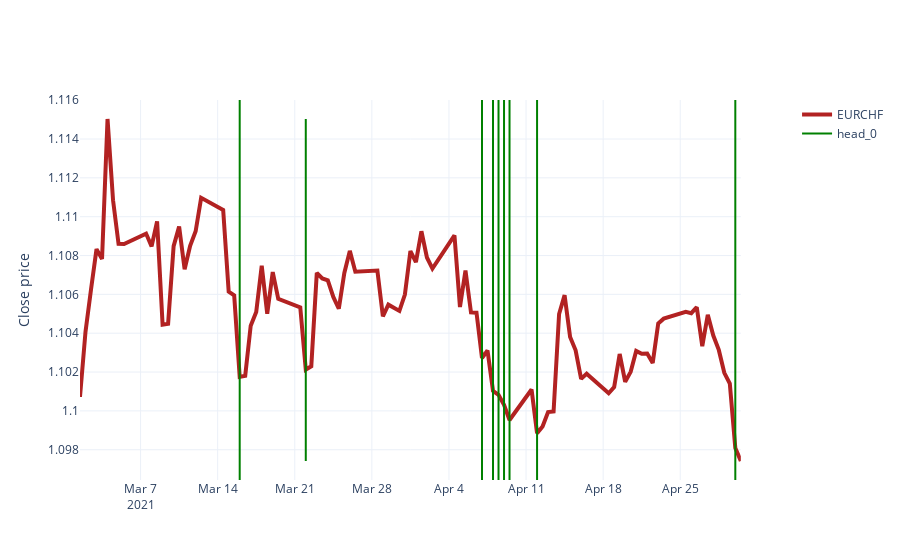
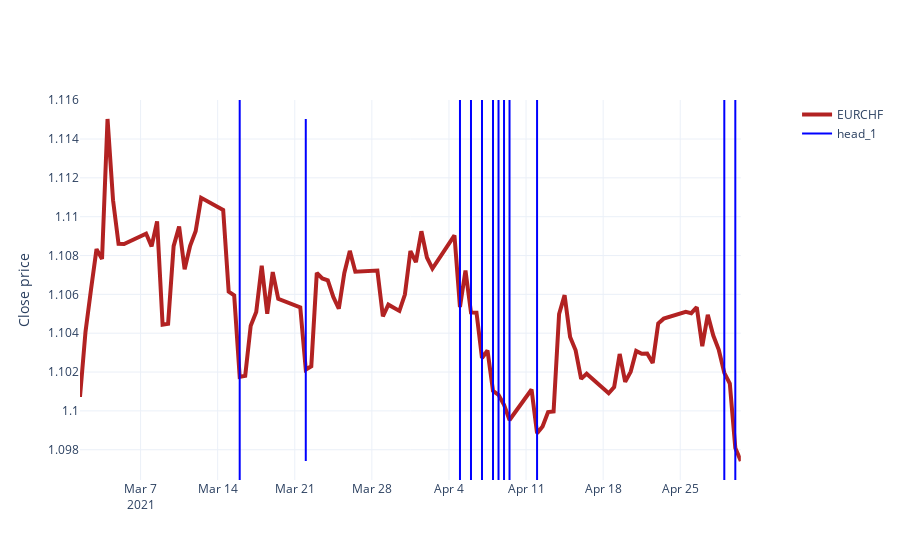
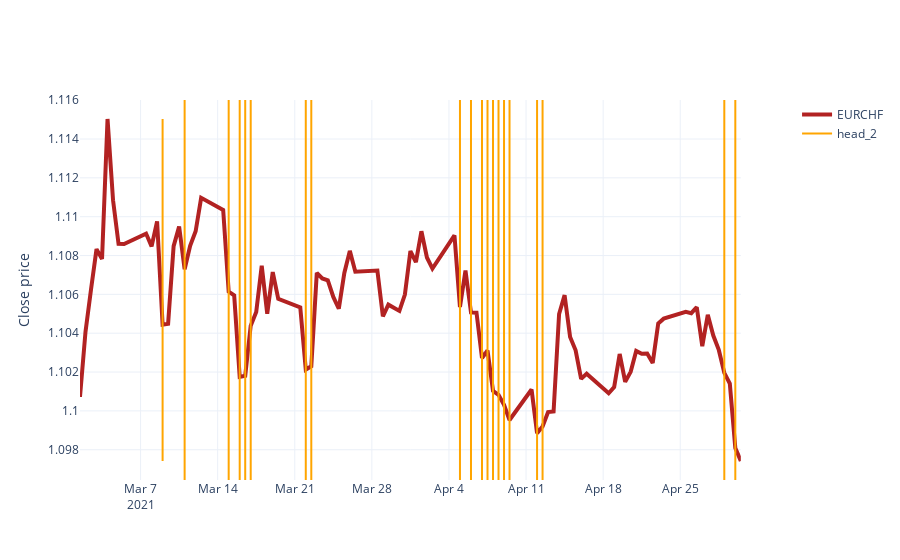
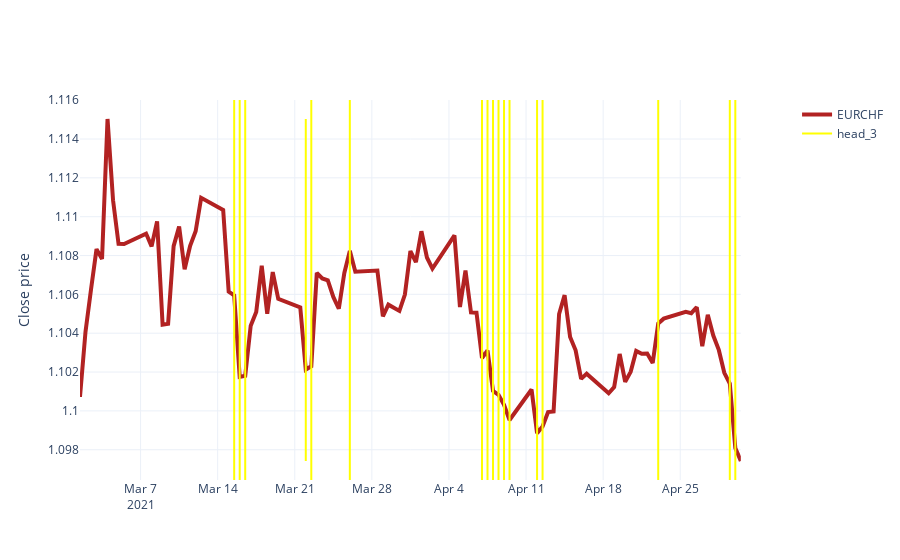

Source (notebook cell) for these figures, in order:
### Code cell
import plotly.express as px
import plotly.graph_objects as go
from plotly.subplots import make_subplots
y_min = sequence['close'].min()
y_max = sequence['close'].max()

for color, head in enumerate(head_attentions):
    fig = make_subplots(specs=[[{"secondary_y": True}]])
    fig.update_layout(template='plotly_white')
    fig.add_trace(go.Scatter(x=sequence['datetime'], y=sequence['close'], name='EURCHF',
                        line=dict(color='firebrick', width=4)))

    print(head)
    for i, row in enumerate(head_attentions[head]):
        if i == 0:
            fig.add_trace(go.Scatter(x=[sequence.iloc[row,:]['datetime'],sequence.iloc[row,:]['datetime']] , 
                             y=[y_min,y_max], 
                             mode='lines', 
                             line=dict(color=colors[color], width=2),
                             name=head))
        else:
            fig.add_vline(x=sequence.iloc[row,:]['datetime'].timestamp() * 1000, line_width=2, line_color=colors[color])
        

    fig.update_yaxes(title_text="Close price", secondary_y=False)
    fig.show()

### Figure 1 — Plotly figure (JSON) as saved in the notebook; plotly's stock layout.template omitted (floating-point values rounded to 4 significant figures)
{"data": [{"line": {"color": "firebrick", "width": 4}, "name": "EURCHF", "type": "scatter", "x": ["2021-03-01T12:00:00", "2021-03-02T00:00:00", "2021-03-02T12:00:00", "2021-03-03T00:00:00", "2021-03-03T12:00:00", "2021-03-04T00:00:00", "2021-03-04T12:00:00", "2021-03-05T00:00:00", "2021-03-05T12:00:00", "2021-03-07T12:00:00", "2021-03-08T00:00:00", "2021-03-08T12:00:00", "2021-03-09T00:00:00", "2021-03-09T12:00:00", "2021-03-10T00:00:00", "2021-03-10T12:00:00", "2021-03-11T00:00:00", "2021-03-11T12:00:00", "2021-03-12T00:00:00", "2021-03-12T12:00:00", "2021-03-14T12:00:00", "2021-03-15T00:00:00", "2021-03-15T12:00:00", "2021-03-16T00:00:00", "2021-03-16T12:00:00", "2021-03-17T00:00:00", "2021-03-17T12:00:00", "2021-03-18T00:00:00", "2021-03-18T12:00:00", "2021-03-19T00:00:00", "2021-03-19T12:00:00", "2021-03-21T12:00:00", "2021-03-22T00:00:00", "2021-03-22T12:00:00", "2021-03-23T00:00:00", "2021-03-23T12:00:00", "2021-03-24T00:00:00", "2021-03-24T12:00:00", "2021-03-25T00:00:00", "2021-03-25T12:00:00", "2021-03-26T00:00:00", "2021-03-26T12:00:00", "2021-03-28T12:00:00", "2021-03-29T00:00:00", "2021-03-29T12:00:00", "2021-03-30T00:00:00", "2021-03-30T12:00:00", "2021-03-31T00:00:00", "2021-03-31T12:00:00", "2021-04-01T00:00:00", "2021-04-01T12:00:00", "2021-04-02T00:00:00", "2021-04-02T12:00:00", "2021-04-04T12:00:00", "2021-04-05T00:00:00", "2021-04-05T12:00:00", "2021-04-06T00:00:00", "2021-04-06T12:00:00", "2021-04-07T00:00:00", "2021-04-07T12:00:00", "2021-04-08T00:00:00", "2021-04-08T12:00:00", "2021-04-09T00:00:00", "2021-04-09T12:00:00", "2021-04-11T12:00:00", "2021-04-12T00:00:00", "2021-04-12T12:00:00", "2021-04-13T00:00:00", "2021-04-13T12:00:00", "2021-04-14T00:00:00", "2021-04-14T12:00:00", "2021-04-15T00:00:00", "2021-04-15T12:00:00", "2021-04-16T00:00:00", "2021-04-16T12:00:00", "2021-04-18T12:00:00", "2021-04-19T00:00:00", "2021-04-19T12:00:00", "2021-04-20T00:00:00", "2021-04-20T12:00:00", "2021-04-21T00:00:00", "2021-04-21T12:00:00", "2021-04-22T00:00:00", "2021-04-22T12:00:00", "2021-04-23T00:00:00", "2021-04-23T12:00:00", "2021-04-25T12:00:00", "2021-04-26T00:00:00", "2021-04-26T12:00:00", "2021-04-27T00:00:00", "2021-04-27T12:00:00", "2021-04-28T00:00:00", "2021-04-28T12:00:00", "2021-04-29T00:00:00", "2021-04-29T12:00:00", "2021-04-30T00:00:00", "2021-04-30T12:00:00"], "y": [1.101, 1.104, 1.106, 1.108, 1.108, 1.115, 1.111, 1.109, 1.109, 1.109, 1.108, 1.11, 1.104, 1.104, 1.108, 1.109, 1.107, 1.109, 1.109, 1.111, 1.11, 1.106, 1.106, 1.102, 1.102, 1.104, 1.105, 1.107, 1.105, 1.107, 1.106, 1.105, 1.102, 1.102, 1.107, 1.107, 1.107, 1.106, 1.105, 1.107, 1.108, 1.107, 1.107, 1.105, 1.105, 1.105, 1.105, 1.106, 1.108, 1.108, 1.109, 1.108, 1.107, 1.109, 1.105, 1.107, 1.105, 1.105, 1.103, 1.103, 1.101, 1.101, 1.1, 1.1, 1.101, 1.099, 1.099, 1.1, 1.1, 1.105, 1.106, 1.104, 1.103, 1.102, 1.102, 1.101, 1.101, 1.103, 1.101, 1.102, 1.103, 1.103, 1.103, 1.102, 1.105, 1.105, 1.105, 1.105, 1.105, 1.103, 1.105, 1.104, 1.103, 1.102, 1.101, 1.098, 1.097]}, {"line": {"color": "green", "width": 2}, "mode": "lines", "name": "head_0", "type": "scatter", "x": ["2021-03-22T00:00:00", "2021-03-22T00:00:00"], "y": [1.097, 1.115]}], "layout": {"autosize": true, "shapes": [{"line": {"color": "green", "width": 2}, "type": "line", "x0": 1618185600000, "x1": 1618185600000, "xref": "x", "y0": 0, "y1": 1, "yref": "y domain"}, {"line": {"color": "green", "width": 2}, "type": "line", "x0": 1617969600000, "x1": 1617969600000, "xref": "x", "y0": 0, "y1": 1, "yref": "y domain"}, {"line": {"color": "green", "width": 2}, "type": "line", "x0": 1615852800000, "x1": 1615852800000, "xref": "x", "y0": 0, "y1": 1, "yref": "y domain"}, {"line": {"color": "green", "width": 2}, "type": "line", "x0": 1617753600000, "x1": 1617753600000, "xref": "x", "y0": 0, "y1": 1, "yref": "y domain"}, {"line": {"color": "green", "width": 2}, "type": "line", "x0": 1617840000000, "x1": 1617840000000, "xref": "x", "y0": 0, "y1": 1, "yref": "y domain"}, {"line": {"color": "green", "width": 2}, "type": "line", "x0": 1617883200000, "x1": 1617883200000, "xref": "x", "y0": 0, "y1": 1, "yref": "y domain"}, {"line": {"color": "green", "width": 2}, "type": "line", "x0": 1617926400000, "x1": 1617926400000, "xref": "x", "y0": 0, "y1": 1, "yref": "y domain"}, {"line": {"color": "green", "width": 2}, "type": "line", "x0": 1619740800000, "x1": 1619740800000, "xref": "x", "y0": 0, "y1": 1, "yref": "y domain"}], "xaxis": {"anchor": "y", "autorange": true, "domain": [0, 0.94], "range": ["2021-03-01 12:00", "2021-04-30 12:00"], "type": "date"}, "yaxis": {"anchor": "x", "autorange": true, "domain": [0, 1], "range": [1.096, 1.116], "title": {"text": "Close price"}, "type": "linear"}, "yaxis2": {"anchor": "x", "overlaying": "y", "side": "right"}}}

### Figure 2 — Plotly figure (JSON) as saved in the notebook; plotly's stock layout.template omitted (floating-point values rounded to 4 significant figures)
{"data": [{"line": {"color": "firebrick", "width": 4}, "name": "EURCHF", "type": "scatter", "x": ["2021-03-01T12:00:00", "2021-03-02T00:00:00", "2021-03-02T12:00:00", "2021-03-03T00:00:00", "2021-03-03T12:00:00", "2021-03-04T00:00:00", "2021-03-04T12:00:00", "2021-03-05T00:00:00", "2021-03-05T12:00:00", "2021-03-07T12:00:00", "2021-03-08T00:00:00", "2021-03-08T12:00:00", "2021-03-09T00:00:00", "2021-03-09T12:00:00", "2021-03-10T00:00:00", "2021-03-10T12:00:00", "2021-03-11T00:00:00", "2021-03-11T12:00:00", "2021-03-12T00:00:00", "2021-03-12T12:00:00", "2021-03-14T12:00:00", "2021-03-15T00:00:00", "2021-03-15T12:00:00", "2021-03-16T00:00:00", "2021-03-16T12:00:00", "2021-03-17T00:00:00", "2021-03-17T12:00:00", "2021-03-18T00:00:00", "2021-03-18T12:00:00", "2021-03-19T00:00:00", "2021-03-19T12:00:00", "2021-03-21T12:00:00", "2021-03-22T00:00:00", "2021-03-22T12:00:00", "2021-03-23T00:00:00", "2021-03-23T12:00:00", "2021-03-24T00:00:00", "2021-03-24T12:00:00", "2021-03-25T00:00:00", "2021-03-25T12:00:00", "2021-03-26T00:00:00", "2021-03-26T12:00:00", "2021-03-28T12:00:00", "2021-03-29T00:00:00", "2021-03-29T12:00:00", "2021-03-30T00:00:00", "2021-03-30T12:00:00", "2021-03-31T00:00:00", "2021-03-31T12:00:00", "2021-04-01T00:00:00", "2021-04-01T12:00:00", "2021-04-02T00:00:00", "2021-04-02T12:00:00", "2021-04-04T12:00:00", "2021-04-05T00:00:00", "2021-04-05T12:00:00", "2021-04-06T00:00:00", "2021-04-06T12:00:00", "2021-04-07T00:00:00", "2021-04-07T12:00:00", "2021-04-08T00:00:00", "2021-04-08T12:00:00", "2021-04-09T00:00:00", "2021-04-09T12:00:00", "2021-04-11T12:00:00", "2021-04-12T00:00:00", "2021-04-12T12:00:00", "2021-04-13T00:00:00", "2021-04-13T12:00:00", "2021-04-14T00:00:00", "2021-04-14T12:00:00", "2021-04-15T00:00:00", "2021-04-15T12:00:00", "2021-04-16T00:00:00", "2021-04-16T12:00:00", "2021-04-18T12:00:00", "2021-04-19T00:00:00", "2021-04-19T12:00:00", "2021-04-20T00:00:00", "2021-04-20T12:00:00", "2021-04-21T00:00:00", "2021-04-21T12:00:00", "2021-04-22T00:00:00", "2021-04-22T12:00:00", "2021-04-23T00:00:00", "2021-04-23T12:00:00", "2021-04-25T12:00:00", "2021-04-26T00:00:00", "2021-04-26T12:00:00", "2021-04-27T00:00:00", "2021-04-27T12:00:00", "2021-04-28T00:00:00", "2021-04-28T12:00:00", "2021-04-29T00:00:00", "2021-04-29T12:00:00", "2021-04-30T00:00:00", "2021-04-30T12:00:00"], "y": [1.101, 1.104, 1.106, 1.108, 1.108, 1.115, 1.111, 1.109, 1.109, 1.109, 1.108, 1.11, 1.104, 1.104, 1.108, 1.109, 1.107, 1.109, 1.109, 1.111, 1.11, 1.106, 1.106, 1.102, 1.102, 1.104, 1.105, 1.107, 1.105, 1.107, 1.106, 1.105, 1.102, 1.102, 1.107, 1.107, 1.107, 1.106, 1.105, 1.107, 1.108, 1.107, 1.107, 1.105, 1.105, 1.105, 1.105, 1.106, 1.108, 1.108, 1.109, 1.108, 1.107, 1.109, 1.105, 1.107, 1.105, 1.105, 1.103, 1.103, 1.101, 1.101, 1.1, 1.1, 1.101, 1.099, 1.099, 1.1, 1.1, 1.105, 1.106, 1.104, 1.103, 1.102, 1.102, 1.101, 1.101, 1.103, 1.101, 1.102, 1.103, 1.103, 1.103, 1.102, 1.105, 1.105, 1.105, 1.105, 1.105, 1.103, 1.105, 1.104, 1.103, 1.102, 1.101, 1.098, 1.097]}, {"line": {"color": "blue", "width": 2}, "mode": "lines", "name": "head_1", "type": "scatter", "x": ["2021-03-22T00:00:00", "2021-03-22T00:00:00"], "y": [1.097, 1.115]}], "layout": {"autosize": true, "shapes": [{"line": {"color": "blue", "width": 2}, "type": "line", "x0": 1618185600000, "x1": 1618185600000, "xref": "x", "y0": 0, "y1": 1, "yref": "y domain"}, {"line": {"color": "blue", "width": 2}, "type": "line", "x0": 1617969600000, "x1": 1617969600000, "xref": "x", "y0": 0, "y1": 1, "yref": "y domain"}, {"line": {"color": "blue", "width": 2}, "type": "line", "x0": 1619654400000, "x1": 1619654400000, "xref": "x", "y0": 0, "y1": 1, "yref": "y domain"}, {"line": {"color": "blue", "width": 2}, "type": "line", "x0": 1617580800000, "x1": 1617580800000, "xref": "x", "y0": 0, "y1": 1, "yref": "y domain"}, {"line": {"color": "blue", "width": 2}, "type": "line", "x0": 1615852800000, "x1": 1615852800000, "xref": "x", "y0": 0, "y1": 1, "yref": "y domain"}, {"line": {"color": "blue", "width": 2}, "type": "line", "x0": 1617667200000, "x1": 1617667200000, "xref": "x", "y0": 0, "y1": 1, "yref": "y domain"}, {"line": {"color": "blue", "width": 2}, "type": "line", "x0": 1617753600000, "x1": 1617753600000, "xref": "x", "y0": 0, "y1": 1, "yref": "y domain"}, {"line": {"color": "blue", "width": 2}, "type": "line", "x0": 1617840000000, "x1": 1617840000000, "xref": "x", "y0": 0, "y1": 1, "yref": "y domain"}, {"line": {"color": "blue", "width": 2}, "type": "line", "x0": 1617883200000, "x1": 1617883200000, "xref": "x", "y0": 0, "y1": 1, "yref": "y domain"}, {"line": {"color": "blue", "width": 2}, "type": "line", "x0": 1617926400000, "x1": 1617926400000, "xref": "x", "y0": 0, "y1": 1, "yref": "y domain"}, {"line": {"color": "blue", "width": 2}, "type": "line", "x0": 1619740800000, "x1": 1619740800000, "xref": "x", "y0": 0, "y1": 1, "yref": "y domain"}], "xaxis": {"anchor": "y", "autorange": true, "domain": [0, 0.94], "range": ["2021-03-01 12:00", "2021-04-30 12:00"], "type": "date"}, "yaxis": {"anchor": "x", "autorange": true, "domain": [0, 1], "range": [1.096, 1.116], "title": {"text": "Close price"}, "type": "linear"}, "yaxis2": {"anchor": "x", "overlaying": "y", "side": "right"}}}

### Figure 3 — Plotly figure (JSON) as saved in the notebook; plotly's stock layout.template omitted (floating-point values rounded to 4 significant figures)
{"data": [{"line": {"color": "firebrick", "width": 4}, "name": "EURCHF", "type": "scatter", "x": ["2021-03-01T12:00:00", "2021-03-02T00:00:00", "2021-03-02T12:00:00", "2021-03-03T00:00:00", "2021-03-03T12:00:00", "2021-03-04T00:00:00", "2021-03-04T12:00:00", "2021-03-05T00:00:00", "2021-03-05T12:00:00", "2021-03-07T12:00:00", "2021-03-08T00:00:00", "2021-03-08T12:00:00", "2021-03-09T00:00:00", "2021-03-09T12:00:00", "2021-03-10T00:00:00", "2021-03-10T12:00:00", "2021-03-11T00:00:00", "2021-03-11T12:00:00", "2021-03-12T00:00:00", "2021-03-12T12:00:00", "2021-03-14T12:00:00", "2021-03-15T00:00:00", "2021-03-15T12:00:00", "2021-03-16T00:00:00", "2021-03-16T12:00:00", "2021-03-17T00:00:00", "2021-03-17T12:00:00", "2021-03-18T00:00:00", "2021-03-18T12:00:00", "2021-03-19T00:00:00", "2021-03-19T12:00:00", "2021-03-21T12:00:00", "2021-03-22T00:00:00", "2021-03-22T12:00:00", "2021-03-23T00:00:00", "2021-03-23T12:00:00", "2021-03-24T00:00:00", "2021-03-24T12:00:00", "2021-03-25T00:00:00", "2021-03-25T12:00:00", "2021-03-26T00:00:00", "2021-03-26T12:00:00", "2021-03-28T12:00:00", "2021-03-29T00:00:00", "2021-03-29T12:00:00", "2021-03-30T00:00:00", "2021-03-30T12:00:00", "2021-03-31T00:00:00", "2021-03-31T12:00:00", "2021-04-01T00:00:00", "2021-04-01T12:00:00", "2021-04-02T00:00:00", "2021-04-02T12:00:00", "2021-04-04T12:00:00", "2021-04-05T00:00:00", "2021-04-05T12:00:00", "2021-04-06T00:00:00", "2021-04-06T12:00:00", "2021-04-07T00:00:00", "2021-04-07T12:00:00", "2021-04-08T00:00:00", "2021-04-08T12:00:00", "2021-04-09T00:00:00", "2021-04-09T12:00:00", "2021-04-11T12:00:00", "2021-04-12T00:00:00", "2021-04-12T12:00:00", "2021-04-13T00:00:00", "2021-04-13T12:00:00", "2021-04-14T00:00:00", "2021-04-14T12:00:00", "2021-04-15T00:00:00", "2021-04-15T12:00:00", "2021-04-16T00:00:00", "2021-04-16T12:00:00", "2021-04-18T12:00:00", "2021-04-19T00:00:00", "2021-04-19T12:00:00", "2021-04-20T00:00:00", "2021-04-20T12:00:00", "2021-04-21T00:00:00", "2021-04-21T12:00:00", "2021-04-22T00:00:00", "2021-04-22T12:00:00", "2021-04-23T00:00:00", "2021-04-23T12:00:00", "2021-04-25T12:00:00", "2021-04-26T00:00:00", "2021-04-26T12:00:00", "2021-04-27T00:00:00", "2021-04-27T12:00:00", "2021-04-28T00:00:00", "2021-04-28T12:00:00", "2021-04-29T00:00:00", "2021-04-29T12:00:00", "2021-04-30T00:00:00", "2021-04-30T12:00:00"], "y": [1.101, 1.104, 1.106, 1.108, 1.108, 1.115, 1.111, 1.109, 1.109, 1.109, 1.108, 1.11, 1.104, 1.104, 1.108, 1.109, 1.107, 1.109, 1.109, 1.111, 1.11, 1.106, 1.106, 1.102, 1.102, 1.104, 1.105, 1.107, 1.105, 1.107, 1.106, 1.105, 1.102, 1.102, 1.107, 1.107, 1.107, 1.106, 1.105, 1.107, 1.108, 1.107, 1.107, 1.105, 1.105, 1.105, 1.105, 1.106, 1.108, 1.108, 1.109, 1.108, 1.107, 1.109, 1.105, 1.107, 1.105, 1.105, 1.103, 1.103, 1.101, 1.101, 1.1, 1.1, 1.101, 1.099, 1.099, 1.1, 1.1, 1.105, 1.106, 1.104, 1.103, 1.102, 1.102, 1.101, 1.101, 1.103, 1.101, 1.102, 1.103, 1.103, 1.103, 1.102, 1.105, 1.105, 1.105, 1.105, 1.105, 1.103, 1.105, 1.104, 1.103, 1.102, 1.101, 1.098, 1.097]}, {"line": {"color": "orange", "width": 2}, "mode": "lines", "name": "head_2", "type": "scatter", "x": ["2021-03-09T00:00:00", "2021-03-09T00:00:00"], "y": [1.097, 1.115]}], "layout": {"autosize": true, "shapes": [{"line": {"color": "orange", "width": 2}, "type": "line", "x0": 1615420800000, "x1": 1615420800000, "xref": "x", "y0": 0, "y1": 1, "yref": "y domain"}, {"line": {"color": "orange", "width": 2}, "type": "line", "x0": 1615766400000, "x1": 1615766400000, "xref": "x", "y0": 0, "y1": 1, "yref": "y domain"}, {"line": {"color": "orange", "width": 2}, "type": "line", "x0": 1615852800000, "x1": 1615852800000, "xref": "x", "y0": 0, "y1": 1, "yref": "y domain"}, {"line": {"color": "orange", "width": 2}, "type": "line", "x0": 1615896000000, "x1": 1615896000000, "xref": "x", "y0": 0, "y1": 1, "yref": "y domain"}, {"line": {"color": "orange", "width": 2}, "type": "line", "x0": 1615939200000, "x1": 1615939200000, "xref": "x", "y0": 0, "y1": 1, "yref": "y domain"}, {"line": {"color": "orange", "width": 2}, "type": "line", "x0": 1616371200000, "x1": 1616371200000, "xref": "x", "y0": 0, "y1": 1, "yref": "y domain"}, {"line": {"color": "orange", "width": 2}, "type": "line", "x0": 1616414400000, "x1": 1616414400000, "xref": "x", "y0": 0, "y1": 1, "yref": "y domain"}, {"line": {"color": "orange", "width": 2}, "type": "line", "x0": 1617580800000, "x1": 1617580800000, "xref": "x", "y0": 0, "y1": 1, "yref": "y domain"}, {"line": {"color": "orange", "width": 2}, "type": "line", "x0": 1617667200000, "x1": 1617667200000, "xref": "x", "y0": 0, "y1": 1, "yref": "y domain"}, {"line": {"color": "orange", "width": 2}, "type": "line", "x0": 1617753600000, "x1": 1617753600000, "xref": "x", "y0": 0, "y1": 1, "yref": "y domain"}, {"line": {"color": "orange", "width": 2}, "type": "line", "x0": 1617796800000, "x1": 1617796800000, "xref": "x", "y0": 0, "y1": 1, "yref": "y domain"}, {"line": {"color": "orange", "width": 2}, "type": "line", "x0": 1617840000000, "x1": 1617840000000, "xref": "x", "y0": 0, "y1": 1, "yref": "y domain"}, {"line": {"color": "orange", "width": 2}, "type": "line", "x0": 1617883200000, "x1": 1617883200000, "xref": "x", "y0": 0, "y1": 1, "yref": "y domain"}, {"line": {"color": "orange", "width": 2}, "type": "line", "x0": 1617926400000, "x1": 1617926400000, "xref": "x", "y0": 0, "y1": 1, "yref": "y domain"}, {"line": {"color": "orange", "width": 2}, "type": "line", "x0": 1617969600000, "x1": 1617969600000, "xref": "x", "y0": 0, "y1": 1, "yref": "y domain"}, {"line": {"color": "orange", "width": 2}, "type": "line", "x0": 1618185600000, "x1": 1618185600000, "xref": "x", "y0": 0, "y1": 1, "yref": "y domain"}, {"line": {"color": "orange", "width": 2}, "type": "line", "x0": 1618228800000, "x1": 1618228800000, "xref": "x", "y0": 0, "y1": 1, "yref": "y domain"}, {"line": {"color": "orange", "width": 2}, "type": "line", "x0": 1619654400000, "x1": 1619654400000, "xref": "x", "y0": 0, "y1": 1, "yref": "y domain"}, {"line": {"color": "orange", "width": 2}, "type": "line", "x0": 1619740800000, "x1": 1619740800000, "xref": "x", "y0": 0, "y1": 1, "yref": "y domain"}], "xaxis": {"anchor": "y", "autorange": true, "domain": [0, 0.94], "range": ["2021-03-01 12:00", "2021-04-30 12:00"], "type": "date"}, "yaxis": {"anchor": "x", "autorange": true, "domain": [0, 1], "range": [1.096, 1.116], "title": {"text": "Close price"}, "type": "linear"}, "yaxis2": {"anchor": "x", "overlaying": "y", "side": "right"}}}

### Figure 4 — Plotly figure (JSON) as saved in the notebook; plotly's stock layout.template omitted (floating-point values rounded to 4 significant figures)
{"data": [{"line": {"color": "firebrick", "width": 4}, "name": "EURCHF", "type": "scatter", "x": ["2021-03-01T12:00:00", "2021-03-02T00:00:00", "2021-03-02T12:00:00", "2021-03-03T00:00:00", "2021-03-03T12:00:00", "2021-03-04T00:00:00", "2021-03-04T12:00:00", "2021-03-05T00:00:00", "2021-03-05T12:00:00", "2021-03-07T12:00:00", "2021-03-08T00:00:00", "2021-03-08T12:00:00", "2021-03-09T00:00:00", "2021-03-09T12:00:00", "2021-03-10T00:00:00", "2021-03-10T12:00:00", "2021-03-11T00:00:00", "2021-03-11T12:00:00", "2021-03-12T00:00:00", "2021-03-12T12:00:00", "2021-03-14T12:00:00", "2021-03-15T00:00:00", "2021-03-15T12:00:00", "2021-03-16T00:00:00", "2021-03-16T12:00:00", "2021-03-17T00:00:00", "2021-03-17T12:00:00", "2021-03-18T00:00:00", "2021-03-18T12:00:00", "2021-03-19T00:00:00", "2021-03-19T12:00:00", "2021-03-21T12:00:00", "2021-03-22T00:00:00", "2021-03-22T12:00:00", "2021-03-23T00:00:00", "2021-03-23T12:00:00", "2021-03-24T00:00:00", "2021-03-24T12:00:00", "2021-03-25T00:00:00", "2021-03-25T12:00:00", "2021-03-26T00:00:00", "2021-03-26T12:00:00", "2021-03-28T12:00:00", "2021-03-29T00:00:00", "2021-03-29T12:00:00", "2021-03-30T00:00:00", "2021-03-30T12:00:00", "2021-03-31T00:00:00", "2021-03-31T12:00:00", "2021-04-01T00:00:00", "2021-04-01T12:00:00", "2021-04-02T00:00:00", "2021-04-02T12:00:00", "2021-04-04T12:00:00", "2021-04-05T00:00:00", "2021-04-05T12:00:00", "2021-04-06T00:00:00", "2021-04-06T12:00:00", "2021-04-07T00:00:00", "2021-04-07T12:00:00", "2021-04-08T00:00:00", "2021-04-08T12:00:00", "2021-04-09T00:00:00", "2021-04-09T12:00:00", "2021-04-11T12:00:00", "2021-04-12T00:00:00", "2021-04-12T12:00:00", "2021-04-13T00:00:00", "2021-04-13T12:00:00", "2021-04-14T00:00:00", "2021-04-14T12:00:00", "2021-04-15T00:00:00", "2021-04-15T12:00:00", "2021-04-16T00:00:00", "2021-04-16T12:00:00", "2021-04-18T12:00:00", "2021-04-19T00:00:00", "2021-04-19T12:00:00", "2021-04-20T00:00:00", "2021-04-20T12:00:00", "2021-04-21T00:00:00", "2021-04-21T12:00:00", "2021-04-22T00:00:00", "2021-04-22T12:00:00", "2021-04-23T00:00:00", "2021-04-23T12:00:00", "2021-04-25T12:00:00", "2021-04-26T00:00:00", "2021-04-26T12:00:00", "2021-04-27T00:00:00", "2021-04-27T12:00:00", "2021-04-28T00:00:00", "2021-04-28T12:00:00", "2021-04-29T00:00:00", "2021-04-29T12:00:00", "2021-04-30T00:00:00", "2021-04-30T12:00:00"], "y": [1.101, 1.104, 1.106, 1.108, 1.108, 1.115, 1.111, 1.109, 1.109, 1.109, 1.108, 1.11, 1.104, 1.104, 1.108, 1.109, 1.107, 1.109, 1.109, 1.111, 1.11, 1.106, 1.106, 1.102, 1.102, 1.104, 1.105, 1.107, 1.105, 1.107, 1.106, 1.105, 1.102, 1.102, 1.107, 1.107, 1.107, 1.106, 1.105, 1.107, 1.108, 1.107, 1.107, 1.105, 1.105, 1.105, 1.105, 1.106, 1.108, 1.108, 1.109, 1.108, 1.107, 1.109, 1.105, 1.107, 1.105, 1.105, 1.103, 1.103, 1.101, 1.101, 1.1, 1.1, 1.101, 1.099, 1.099, 1.1, 1.1, 1.105, 1.106, 1.104, 1.103, 1.102, 1.102, 1.101, 1.101, 1.103, 1.101, 1.102, 1.103, 1.103, 1.103, 1.102, 1.105, 1.105, 1.105, 1.105, 1.105, 1.103, 1.105, 1.104, 1.103, 1.102, 1.101, 1.098, 1.097]}, {"line": {"color": "yellow", "width": 2}, "mode": "lines", "name": "head_3", "type": "scatter", "x": ["2021-03-22T00:00:00", "2021-03-22T00:00:00"], "y": [1.097, 1.115]}], "layout": {"autosize": true, "shapes": [{"line": {"color": "yellow", "width": 2}, "type": "line", "x0": 1616414400000, "x1": 1616414400000, "xref": "x", "y0": 0, "y1": 1, "yref": "y domain"}, {"line": {"color": "yellow", "width": 2}, "type": "line", "x0": 1618185600000, "x1": 1618185600000, "xref": "x", "y0": 0, "y1": 1, "yref": "y domain"}, {"line": {"color": "yellow", "width": 2}, "type": "line", "x0": 1618228800000, "x1": 1618228800000, "xref": "x", "y0": 0, "y1": 1, "yref": "y domain"}, {"line": {"color": "yellow", "width": 2}, "type": "line", "x0": 1616716800000, "x1": 1616716800000, "xref": "x", "y0": 0, "y1": 1, "yref": "y domain"}, {"line": {"color": "yellow", "width": 2}, "type": "line", "x0": 1619697600000, "x1": 1619697600000, "xref": "x", "y0": 0, "y1": 1, "yref": "y domain"}, {"line": {"color": "yellow", "width": 2}, "type": "line", "x0": 1619136000000, "x1": 1619136000000, "xref": "x", "y0": 0, "y1": 1, "yref": "y domain"}, {"line": {"color": "yellow", "width": 2}, "type": "line", "x0": 1615809600000, "x1": 1615809600000, "xref": "x", "y0": 0, "y1": 1, "yref": "y domain"}, {"line": {"color": "yellow", "width": 2}, "type": "line", "x0": 1615852800000, "x1": 1615852800000, "xref": "x", "y0": 0, "y1": 1, "yref": "y domain"}, {"line": {"color": "yellow", "width": 2}, "type": "line", "x0": 1615896000000, "x1": 1615896000000, "xref": "x", "y0": 0, "y1": 1, "yref": "y domain"}, {"line": {"color": "yellow", "width": 2}, "type": "line", "x0": 1617926400000, "x1": 1617926400000, "xref": "x", "y0": 0, "y1": 1, "yref": "y domain"}, {"line": {"color": "yellow", "width": 2}, "type": "line", "x0": 1617753600000, "x1": 1617753600000, "xref": "x", "y0": 0, "y1": 1, "yref": "y domain"}, {"line": {"color": "yellow", "width": 2}, "type": "line", "x0": 1617796800000, "x1": 1617796800000, "xref": "x", "y0": 0, "y1": 1, "yref": "y domain"}, {"line": {"color": "yellow", "width": 2}, "type": "line", "x0": 1617840000000, "x1": 1617840000000, "xref": "x", "y0": 0, "y1": 1, "yref": "y domain"}, {"line": {"color": "yellow", "width": 2}, "type": "line", "x0": 1617883200000, "x1": 1617883200000, "xref": "x", "y0": 0, "y1": 1, "yref": "y domain"}, {"line": {"color": "yellow", "width": 2}, "type": "line", "x0": 1619740800000, "x1": 1619740800000, "xref": "x", "y0": 0, "y1": 1, "yref": "y domain"}, {"line": {"color": "yellow", "width": 2}, "type": "line", "x0": 1617969600000, "x1": 1617969600000, "xref": "x", "y0": 0, "y1": 1, "yref": "y domain"}], "xaxis": {"anchor": "y", "autorange": true, "domain": [0, 0.94], "range": ["2021-03-01 12:00", "2021-04-30 12:00"], "type": "date"}, "yaxis": {"anchor": "x", "autorange": true, "domain": [0, 1], "range": [1.096, 1.116], "title": {"text": "Close price"}, "type": "linear"}, "yaxis2": {"anchor": "x", "overlaying": "y", "side": "right"}}}
